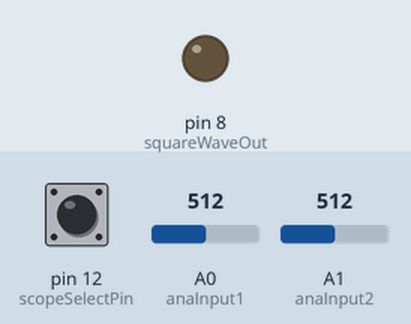
This sketch was run on a simulated Arduino Uno, built with avr-gcc and run on an emulated ATmega328P. Parts: output pins drawn as LEDs (lit = HIGH). Dashed ring = blinking. The inputs (shaded band) are chosen by the test bench; at power-on: pin 12 (scopeSelectPin) HIGH, A0 (anaInput1) = 512, A1 (anaInput2) = 512. What the sketch prints to the serial monitor is not drawn.

Above: at 0.1 s.
At 1.2 s:
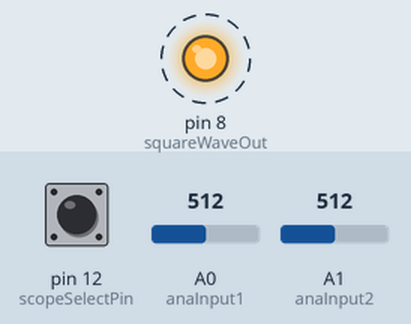
1.3 s: pin 12 (scopeSelectPin) pulled LOW for 0.15 s
Timing chart, 0 to 10.3 s (numbered marks = the images above; inputs shaded):
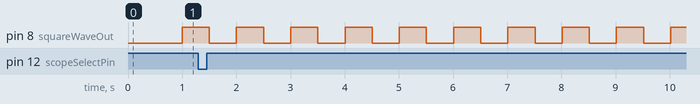

Measured:
- by itself, pin 8 (squareWaveOut): alternates HIGH for 0.50 s and LOW for 0.50 s

The sketch:

ZscopeEK307_2CH.ino
```cpp
/* Zscope307_2CH  a simple oscilloscope program to
 *  acquire and display time varying signals with an
 *  Arduino and computer.
 *  Samples two analog pins and also outputs a sqaure wave at an
 *  integer fraction of the sample rate.
 *  Run this with the serial plotter or monitor to collect your
 *  data.
 *  You can pull the scopeSelectPin to GND to put it into MATLAB scope mode
 *
 *  Aleks Zosuls Boston University 2020
 */
#include <avr/interrupt.h>
#include <avr/io.h>

#define SAMPLE_PERI_SEC 0.002
#define PRESCALER 64
#define OSC_PERI_NSEC 62.5

int scopeSelectPin = 12;
bool scopePinState;
bool outState = true; //the state of the digital square wave pin
float DCOffsetNull1 = 0; //tune this to subtract your rail splitter voltage
float DCOffsetNull2 = 0; //tune this to subtract your rail splitter voltage
float gain1 = 1;  //software gain, useful for calibration
float gain2 = 1;  //software gain, useful for calibration
volatile int z = 0;  //square wave iterator
int valOCR1A;
int squareWaveOut = 8;  // pin that outputs a square wave
int squareHalfCycSamples = 250; //number of analog samples betwen
//square wave transistions
int anaInput1 = 0;  //the analog pin that is the scope input
int anaInput2 = 1;
int ch1Binary;
int ch2Binary;

void setup() {
  // put your setup code here, to run once:
  Serial.begin(115200);
  pinMode(squareWaveOut,OUTPUT);
  pinMode(scopeSelectPin, INPUT_PULLUP);
  /*  if left open the pin will go high
      thus selecting the arduino plotter format. If you pull it to GND it will go into
      economo MATLAB 2 channel scope mode
  */
  //Serial.println("2 Channel Z scope. Outputs a square on D8");
  scopePinState = digitalRead(scopeSelectPin);
  if(scopePinState == 1){ //if set high for Arduino plottr..
  Serial.println("ch1, ch2");
  }
  valOCR1A = (int) (SAMPLE_PERI_SEC / (PRESCALER * OSC_PERI_NSEC * 0.000000001));
  //Serial.println(valOCR1A);
  armTimer();
}

void loop() {
//Nothing!!! HOW??
}

ISR(TIMER1_COMPA_vect)  {
    sei(); //enable interrupts in an isr. Dangerous!!

   //This is the square wave generator
  ++z;  //iterate each loop for square transition delay
  if(z == squareHalfCycSamples){  //when we reach the max then change state
   outState = !outState; //toggle the state of the variable
    z = 0;    //reset half cycle counter
    digitalWrite(squareWaveOut,outState);
  }
  // this line reads the ADCs
  ch1Binary = analogRead(anaInput1);
  ch2Binary = analogRead(anaInput2);
  // and calibrates to volts and prints to the serial port
  scopePinState = digitalRead(scopeSelectPin);
  if( scopePinState == 0) { //run the matlab formatt
    Serial.println(gain1*(ch1Binary*0.00488)-DCOffsetNull1);
    //Serial.print(",");
    Serial.println(gain2*(ch2Binary*0.00488)-DCOffsetNull2);
  }

   if( scopePinState == 1) { //arduino plotter formatt
    Serial.print(gain1*(ch1Binary*0.00488)-DCOffsetNull1);
    Serial.print(",");
    Serial.println(gain2*(ch2Binary*0.00488)-DCOffsetNull2);
  }
} //end of ISR

void armTimer(void){
    TCCR1B = 0;
    TCCR1A = 0;
    // set up timer with prescaler = 64
    TCCR1B |= (1 << CS11) | (1 << CS10);
    // initialize counter
    TCNT1 = 0;
    // set compare match register for 1hz increments
    OCR1A = valOCR1A;// desired interval/(clock int * prescaler) - 1(must be <65536)
    //tunr on CTC mode
    TCCR1B |= (1 << WGM12);
    //enable compare interrupt
    TIMSK1 |= (1 <<OCIE1A);
    // enable overflow interrupt
    //TIMSK1 |= (1 << TOIE1);
    sei();
   // PORTD = (1<<PD2);  //start up square wave gen
}
```
